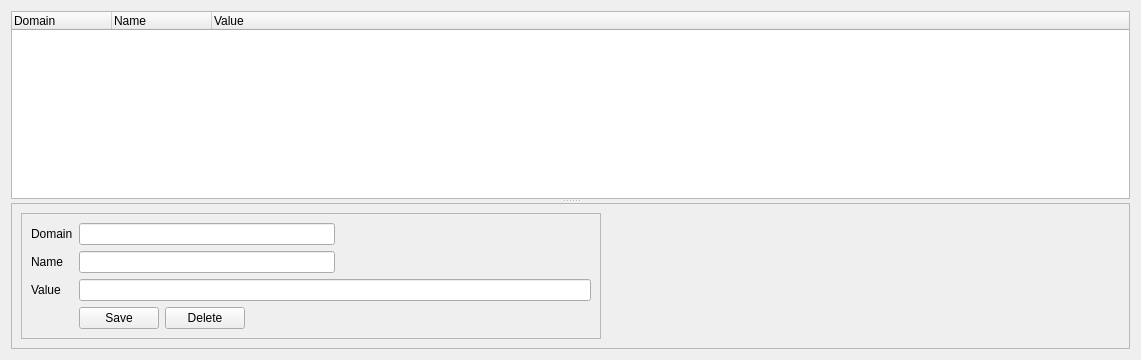
          <widget class="QWidget" name="cookiesLocalStorageTab">
           <attribute name="title">
            <string>localStorage</string>
           </attribute>
           <layout class="QVBoxLayout" name="verticalLayout_58">
            <item>
             <widget class="QSplitter" name="splitter_6">
              <property name="orientation">
               <enum>Qt::Vertical</enum>
              </property>
              <widget class="QTreeWidget" name="cookiesLocalStorageTreeWidget">
               <column>
                <property name="text">
                 <string>Domain</string>
                </property>
               </column>
               <column>
                <property name="text">
                 <string>Name</string>
                </property>
               </column>
               <column>
                <property name="text">
                 <string>Value</string>
                </property>
               </column>
              </widget>
              <widget class="QFrame" name="frame_11">
               <property name="frameShape">
                <enum>QFrame::StyledPanel</enum>
               </property>
               <property name="frameShadow">
                <enum>QFrame::Raised</enum>
               </property>
               <layout class="QHBoxLayout" name="horizontalLayout_35">
                <item>
                 <widget class="QFrame" name="frame_12">
                  <property name="frameShape">
                   <enum>QFrame::StyledPanel</enum>
                  </property>
                  <property name="frameShadow">
                   <enum>QFrame::Raised</enum>
                  </property>
                  <layout class="QFormLayout" name="formLayout_6">
                   <property name="fieldGrowthPolicy">
                    <enum>QFormLayout::FieldsStayAtSizeHint</enum>
                   </property>
                   <item row="0" column="0">
                    <widget class="QLabel" name="label_47">
                     <property name="text">
                      <string>Domain</string>
                     </property>
                    </widget>
                   </item>
                   <item row="0" column="1">
                    <widget class="QLineEdit" name="cookiesLocalStorageDomainEdit">
                     <property name="minimumSize">
                      <size>
                       <width>256</width>
                       <height>0</height>
                      </size>
                     </property>
                    </widget>
                   </item>
                   <item row="1" column="0">
                    <widget class="QLabel" name="label_48">
                     <property name="text">
                      <string>Name</string>
                     </property>
                    </widget>
                   </item>
                   <item row="1" column="1">
                    <widget class="QLineEdit" name="cookiesLocalStorageNameEdit">
                     <property name="minimumSize">
                      <size>
                       <width>256</width>
                       <height>0</height>
                      </size>
                     </property>
                    </widget>
                   </item>
                   <item row="2" column="0">
                    <widget class="QLabel" name="label_49">
                     <property name="text">
                      <string>Value</string>
                     </property>
                    </widget>
                   </item>
                   <item row="2" column="1">
                    <widget class="QLineEdit" name="cookiesLocalStorageValueEdit">
                     <property name="minimumSize">
                      <size>
                       <width>512</width>
                       <height>0</height>
                      </size>
                     </property>
                    </widget>
                   </item>
                   <item row="4" column="1">
                    <layout class="QHBoxLayout" name="horizontalLayout_34">
                     <item>
                      <widget class="QPushButton" name="cookiesLocalStorageSaveButton">
                       <property name="text">
                        <string>Save</string>
                       </property>
                      </widget>
                     </item>
                     <item>
                      <widget class="QPushButton" name="cookiesLocalStorageDeleteButton">
                       <property name="text">
                        <string>Delete</string>
                       </property>
                      </widget>
                     </item>
                     <item>
                      <spacer name="horizontalSpacer_18">
                       <property name="orientation">
                        <enum>Qt::Horizontal</enum>
                       </property>
                       <property name="sizeHint" stdset="0">
                        <size>
                         <width>40</width>
                         <height>20</height>
                        </size>
                       </property>
                      </spacer>
                     </item>
                    </layout>
                   </item>
                  </layout>
                 </widget>
                </item>
                <item>
                 <spacer name="horizontalSpacer_17">
                  <property name="orientation">
                   <enum>Qt::Horizontal</enum>
                  </property>
                  <property name="sizeHint" stdset="0">
                   <size>
                    <width>519</width>
                    <height>20</height>
                   </size>
                  </property>
                 </spacer>
                </item>
               </layout>
              </widget>
             </widget>
            </item>
           </layout>
          </widget>
